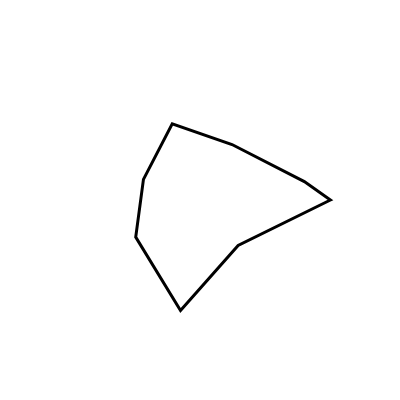
Frame 1 (no input)
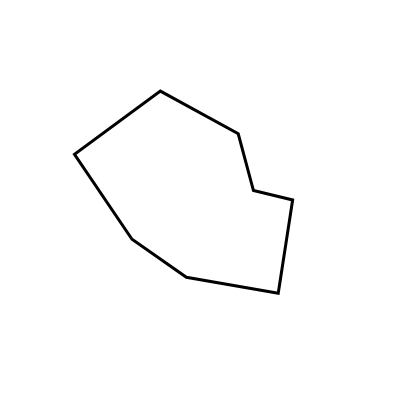
Frame 2 (the mouse pressed at the canvas centre, redrawn once)

The p5.js sketch that drew these frames (run headless with seeded random() and noise() and a simulated clock; the mouse was pressed at the canvas centre and the sketch redrawn once):

// p5.js sketch
// ── sketch.js
const sketchHeight = 400;
const sketchWidth = 400;
let off = 1

function setup() {
  createCanvas(sketchWidth, sketchHeight);
  frameRate(1)
}

function draw(){
  background(255);
  // fill(0, 0, 255)
  strokeWeight(3)
  beginShape();
  for(let angle = 0; angle < 360; angle += 50) {
    off += 1
    const radius = map(noise(off), 0, 1, 0, width/2)
    const x = radius * cos(Math.PI / 180 * angle);
    const y = radius * sin(Math.PI / 180 * angle);
    vertex(x + sketchWidth / 2, y + sketchHeight / 2);
  }
  endShape(CLOSE);
  noLoop();
}
